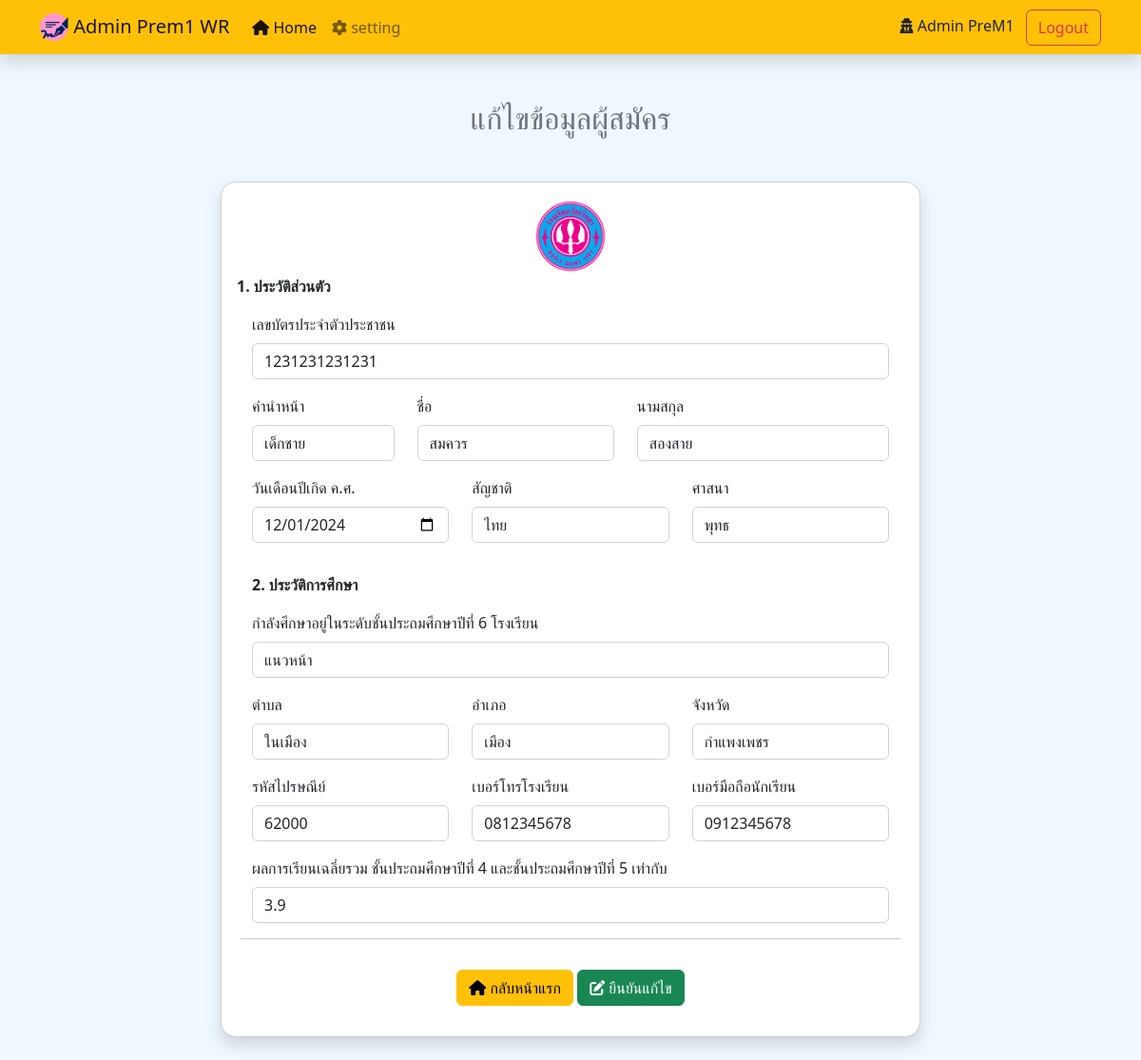
Page /admin/edit.php?id=1231231231231 on the committed database.
### tables this page shows
CREATE TABLE `register` (
  `id` int(5) UNSIGNED ZEROFILL NOT NULL,
  `code_id` varchar(13) NOT NULL COMMENT 'เลขบัตรประชาขน',
  `name_title` varchar(10) NOT NULL COMMENT 'คำนำหน้า',
  `name` varchar(50) NOT NULL COMMENT 'ชื่อ',
  `surname` varchar(50) NOT NULL COMMENT 'นามสกุล',
  `bdate` date NOT NULL COMMENT 'วันเดือนปีเกิด',
  `nationality` varchar(10) NOT NULL COMMENT 'สัญชาติ',
  `religion` varchar(15) NOT NULL COMMENT 'ศาสนา',
  `school` varchar(50) NOT NULL COMMENT 'โรงเรียน',
  `sub-district` varchar(30) NOT NULL COMMENT 'ตำบล',
  `district` varchar(30) NOT NULL COMMENT 'อำเภอ',
  `province` varchar(30) NOT NULL COMMENT 'จังหวัด',
  `p_code` varchar(5) NOT NULL COMMENT 'ไปรษณีย์',
  `s_tel` varchar(10) NOT NULL COMMENT 'เบอร์โรงเรียน',
  `tel` varchar(10) NOT NULL COMMENT 'เบอร์นักเรียน',
  `grade` float NOT NULL COMMENT 'เกรด',
  `slip` varchar(20) DEFAULT NULL COMMENT 'สลิปโอนเงิน',
  `time_st` timestamp NOT NULL DEFAULT current_timestamp(),
  `update_slip` timestamp NOT NULL DEFAULT current_timestamp() ON UPDATE current_timestamp()
);

### admin/edit.php (the view, shortened to what this page needs)
<?php
    include "../dblink.php";
    $code_id = $_GET['id'];
    $sql = "SELECT * FROM register WHERE code_id = $code_id";
    $result = mysqli_query($conn,$sql);
    $row = mysqli_fetch_array($result);
?>
<!DOCTYPE html>
<html lang="en">
<head>
    <link rel="stylesheet" href="style.css">
    <link href="https://cdn.jsdelivr.net/npm/bootstrap@5.2.3/dist/css/bootstrap.min.css" rel="stylesheet">
  </head>
  <body style="background-color: aliceblue;">
  <nav class="navbar navbar-expand-lg bg-warning shadow mb-5">
        <div class="container">
            <a href="index.php" class="navbar-brand">
            <img src="../img/icon.png" alt="Logo" width="30" height="30" class="d-inline-block align-text-top">
                Admin Prem1 WR
            </a>
            <div class="collapse navbar-collapse" id="navbarNav">
                <ul class="navbar-nav me-auto">
                    <li class="nav-item">
                        <a class="nav-link active" aria-current="page" href="index.php"><i class="fa-solid fa-house"></i> Home</a>
                    </li>
                    <li class="nav-item">
                        <a class="nav-link" href="setting.php"><i class="fa-solid fa-gear"></i> setting</a>
                    </li>
                </ul>
                <div>
                    <span class="me-2"><i class="fa-solid fa-user-secret"></i> Admin PreM1</span>
                    <button type="button" class="btn btn-outline-danger" data-bs-toggle="modal" data-bs-target="#exampleModal">
                        Logout
                    </button>
                </div>
            </div>
        </div>
    </nav>
    <div class="container">
        <h2 class="text-secondary text-center mb-5">แก้ไขข้อมูลผู้สมัคร</h2>
        <div class="row justify-content-center">
            <div class="col-12 col-lg-8">
                <div class="card shadow rounded-4 p-3 mb-4">
                    <div style="width: 100%; text-align:center;">
                        <img src="../img/logo โรงเรยีน.png" width="80px">
                    </div>
                    <form action="php_edit.php" method="post"  class="needs-validation" novalidate>
                        <strong>1. ประวัติส่วนตัว</strong>
                        <div class="row p-3">
                            <div class="col-12 mb-3">
                                <label for="" class="form-label">เลขบัตรประจำตัวประชาชน</label>
                                <input type="text" name="code_id" id="" class="form-control" placeholder="กรอกชื่อ" value="<?=$row['code_id']?>">
                            </div>
                            <div class="col-12 mb-3 col-lg-3">
                                <label for="" class="form-label">คำนำหน้า</label>
                                <input type="text" name="name_title" id="" class="form-control" placeholder="คำนำหน้า" value="<?=$row['name_title']?>">
                            </div>
                            <div class="col-12 mb-3 col-lg-4">
                                <label for="" class="form-label">ชื่อ</label>
                                <input type="text" name="name" id="" class="form-control" placeholder="กรอกชื่อ" value="<?=$row['name']?>">
                            </div>
                            <div class="col-12 mb-3 col-lg-5">
                                <label for="" class="form-label">นามสกุล</label>
                                <input type="text" name="surname" id="" class="form-control" placeholder="กรอกนามสกุล" value="<?=$row['surname']?>">
                            </div>
                            <div class="col-12 mb-3 col-lg-4">
                                <label for="" class="form-label">วันเดือนปีเกิด ค.ศ.</label>
                                <input type="date" name="bdate" id="" class="form-control" value="<?=$row['bdate']?>">
                            </div>
                            <div class="col-12 mb-3 col-lg-4">
                                <label for="" class="form-label">สัญชาติ</label>
                                <input type="text" name="nationality" id="" class="form-control" placeholder="กรอกสัญชาติ" value="<?=$row['nationality']?>">
                            </div>
                            <div class="col-12 mb-3 col-lg-4">
                                <label for="" class="form-label">ศาสนา</label>
                                <input type="text" name="religion" id="" class="form-control" placeholder="กรอกศาสนา" value="<?=$row['religion']?>">
                            </div>
                            <div class="my-3">
                                <strong>2. ประวัติการศึกษา</strong>
                            </div>
                            <div class="col-12 mb-3">
                                <label for="" class="form-label">กำลังศึกษาอยู่ในระดับชั้นประถมศึกษาปีที่ 6 โรงเรียน</label>
                                <input type="text" name="school" id="" class="form-control" placeholder="กรอกชื่อโรงเรียน" value="<?=$row['school']?>">
                            </div>
                            <div class="col-12 mb-3 col-lg-4">
                                <label for="" class="form-label">ตำบล</label>
                                <input type="text" name="sub_district" id="" class="form-control" placeholder="กรอกตำบลที่อยู่โรงเรียน" value="<?=$row['sub-district']?>">
                            </div>
                            <div class="col-12 mb-3 col-lg-4">
                                <label for="" class="form-label">อำเภอ</label>
                                <input type="text" name="district" id="" class="form-control" placeholder="กรอกอำเภอที่อยู่โรงเรียน" value="<?=$row['district']?>">
                            </div>
                            <div class="col-12 mb-3 col-lg-4">
                                <label for="" class="form-label">จังหวัด</label>
                                <input type="text" name="province" id="" class="form-control" placeholder="กรอกจังหวัดที่อยู่โรงเรียน" value="<?=$row['province']?>">
                            </div>
                            <div class="col-12 mb-3 col-lg-4">
                                <label for="" class="form-label">รหัสไปรษณีย์</label>
                                <input type="text" name="p_code" id="" class="form-control" maxlength="5" placeholder="กรอกรหัสไปรษณีย์" value="<?=$row['p_code']?>">
                            </div>
                            <div class="col-12 mb-3 col-lg-4">
                                <label for="" class="form-label">เบอร์โทรโรงเรียน</label>
                                <input type="text" name="s_tel" id="" class="form-control" maxlength="10" placeholder="กรอกเบอร์โทรโรงเรียน" value="<?=$row['s_tel']?>">
                            </div>
                            <div class="col-12 mb-3 col-lg-4">
                                <label for="" class="form-label">เบอร์มือถือนักเรียน</label>
                                <input type="text" name="tel" id="" class="form-control" maxlength="10" placeholder="กรอกเบอร์มือถือนักเรียน" value="<?=$row['tel']?>">
                            </div>
                            <div class="col-12 mb-3">
                                <label for="" class="form-label">ผลการเรียนเฉลี่ยรวม ชั้นประถมศึกษาปีที่ 4 และชั้นประถมศึกษาปีที่ 5 เท่ากับ</label>
                                <input type="text" name="grade" id="" class="form-control" placeholder="ผลการเรียนเฉลี่ย" value="<?=$row['grade']?>">
                            </div>
                            <hr>
                            <div class="mt-3 text-center">
                                <a href="index.html" class="btn btn-warning"><i class="fa-solid fa-house"></i> กลับหน้าแรก</a>
                                <button type="submit" class="btn btn-success"><i class="fa-solid fa-pen-to-square"></i> ยืนยันแก้ไข</button>
                            </div>
                        </div>
                    </form>
                </div>
            </div>
        </div>
    </div>
  </body>
</html>

### admin/style.css (style rules this page uses)
* { margin: 0; padding: 0; box-sizing: border-box; }

### rows in the picture
register: code_id "1231231231231", name_title "เด็กชาย", name "สมควร", surname "สองสาย", bdate "12/01/2024", nationality "ไทย", religion "พุทธ", school "แนวหน้า", sub_district "ในเมือง", district "เมือง", province "กำแพงเพชร", p_code "62000", s_tel "0812345678", tel "0912345678", grade "3.9"
